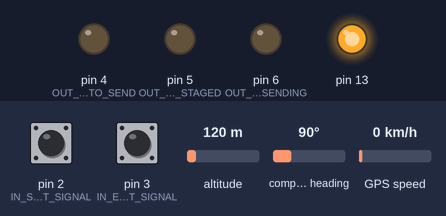
This sketch was run on a simulated Arduino Mega 2560, built with avr-gcc and run on an emulated ATmega2560. Parts: output pins drawn as LEDs (lit = HIGH). The inputs (shaded band) are chosen by the test bench; at power-on: pin 3 (IN_EXPOSURE_START_SIGNAL) HIGH, pin 2 (IN_SECOND_START_SIGNAL) HIGH, altitude 120 m, compass heading 90°, GPS speed 0 km/h. The GPS gets a fix after 3 s at 37.7749, -122.4194 with 8 satellites; what the sketch prints to the serial monitor is not drawn.

Above: at 1.2 s.
1.3 s: pin 3 (IN_EXPOSURE_START_SIGNAL) pulled LOW for 0.15 s
At 1.8 s:
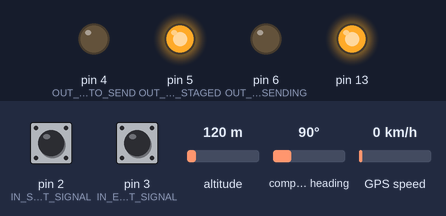
Timing chart, 0 to 4.3 s (numbered marks = the images above; inputs shaded):
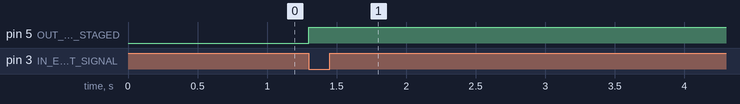

The sketch:

eclipse_gps_mega.ino
```cpp
/**
 * GPS Sketch for Eclipse experiment
 */

#include <Arduino.h>
#include <SPI.h>
#include <TinyGPS++.h>
#include "gps_config.h"
#include <eclipse_time.h>

#define TIME_STATE_READY 0
#define TIME_STATE_SET 1
#define TIME_STATE_STAGED 2
#define TIME_STATE_SENDING 3

volatile uint32_t second_base_in_millis = 0;

TinyGPSPlus gps;

static eclipse_time timestamps[8];

static volatile uint8_t serialzed_timestamp[sizeof(eclipse_time)];

volatile uint8_t newest_time_index = 7;
volatile uint8_t index_of_time_to_send = 0;
volatile uint8_t time_state = TIME_STATE_READY;
volatile uint8_t send_index = 0;

void setup() {
  pinMode(IN_SLAVE_SELECT_SS, INPUT);
  pinMode(IN_SPI_CLOCK_SCK, INPUT);
  pinMode(IN_MASTER_OUT_SLAVE_IN_MOSI, INPUT);
  pinMode(OUT_MASTER_IN_SLAVE_OUT_MISO, OUTPUT);


  // turn on SPI in slave mode
  SPCR |= bit (SPE);

  pinMode(IN_SECOND_START_SIGNAL, INPUT_PULLUP);
  pinMode(IN_EXPOSURE_START_SIGNAL, INPUT_PULLUP);
  pinMode(OUT_EXPOSURE_TIME_READY_TO_SEND, OUTPUT);
  pinMode(OUT_LED_EXPOSURE_TIME_STAGED, OUTPUT);
  pinMode(OUT_LED_EXPOSURE_TIME_SENDING, OUTPUT);
  pinMode(13, OUTPUT);

  digitalWrite(OUT_EXPOSURE_TIME_READY_TO_SEND, LOW);
  digitalWrite(OUT_LED_EXPOSURE_TIME_STAGED, LOW);
  digitalWrite(OUT_LED_EXPOSURE_TIME_SENDING, LOW);
  digitalWrite(13, HIGH);
  Serial.begin(HIGH_SPEED_BAUD);
  Serial1.begin(9600);
  while (!Serial){};
  Serial.println("Serial port 0 initialized");
  while (!Serial1) {}
  attachInterrupt(digitalPinToInterrupt(IN_SECOND_START_SIGNAL), record_second_turnover, RISING);
  attachInterrupt(digitalPinToInterrupt(IN_EXPOSURE_START_SIGNAL), record_exposure_start, FALLING);
}

void loop() {

  switch(time_state) {
    case TIME_STATE_READY:
      digitalWrite(OUT_LED_EXPOSURE_TIME_STAGED, LOW);
      digitalWrite(OUT_LED_EXPOSURE_TIME_SENDING, LOW);
      break;

    case TIME_STATE_SET:
      serialize_timestamp();
      break;

    case TIME_STATE_STAGED:
      digitalWrite(OUT_LED_EXPOSURE_TIME_STAGED, HIGH);
      break;

    case TIME_STATE_SENDING:
      digitalWrite(OUT_LED_EXPOSURE_TIME_SENDING, HIGH);
      break;
  }

  while (Serial1.available()) {
    if (gps.encode(Serial1.read()) && gps.time.isUpdated()) {
      process_new_data();
    }
  }
}

void serialize_timestamp() {
  send_index = 0;
  memcpy(serialzed_timestamp, timestamps + index_of_time_to_send, sizeof(eclipse_time));
  time_state = TIME_STATE_STAGED;
  digitalWrite(OUT_EXPOSURE_TIME_READY_TO_SEND, HIGH);
  digitalWrite(OUT_EXPOSURE_TIME_READY_TO_SEND, LOW);
  digitalWrite(OUT_LED_EXPOSURE_TIME_STAGED, HIGH);
}

void process_new_data() {
  if (gps.date.isValid() && gps.time.isValid()) {
    noInterrupts();
    uint32_t current_base_millis = second_base_in_millis;
    uint8_t index_of_time_to_set = newest_time_index;
    interrupts();
    index_of_time_to_set = (++index_of_time_to_set) & 0x7;
    timestamps[index_of_time_to_set].set(gps);
    timestamps[index_of_time_to_set].set_base_millis(current_base_millis);
    noInterrupts();
    newest_time_index = index_of_time_to_set;
    interrupts();

    Serial.print('[');
    Serial.print(index_of_time_to_set);
    Serial.print(']');
    Serial.print(timestamps[index_of_time_to_set].get_year(), DEC);
    print_dash();
    print_two_digit_dec(timestamps[index_of_time_to_set].get_month());
    print_dash();
    print_two_digit_dec(timestamps[index_of_time_to_set].get_day());
    Serial.print(' ');

    print_two_digit_dec(timestamps[index_of_time_to_set].get_hour());
    print_time_sep();
    print_two_digit_dec(timestamps[index_of_time_to_set].get_minute());
    print_time_sep();
    print_two_digit_dec(timestamps[index_of_time_to_set].get_second());
    Serial.print("--|");
    Serial.print(timestamps[index_of_time_to_set].get_base_millis());
    Serial.println("");
  } else {
    Serial.println("Waiting for valid date/time.");
  }
}

void print_dash() {
  Serial.print('-');
}

void print_time_sep() {
  Serial.print(':');
}

void print_two_digit_dec(uint8_t value) {
  if (value < 10) {
    Serial.print('0');
  }
  Serial.print(value, DEC);
}


// Interrupt routines

/**
 * Invoked when the GPS detects when a second turns over (i.e., when
 * the time changes from Nth second of the day to the N=1st second of
 * the day, e.g.). The function records the milliseconds since the
 * program starts.
 */
void record_second_turnover() {
  second_base_in_millis = millis();
}

/**
 * Records the time at which an exposure started.
 */
void record_exposure_start() {
  index_of_time_to_send = newest_time_index;
  timestamps[index_of_time_to_send].set_timestamp_millis(millis());
  time_state = TIME_STATE_SET;
}

// SPI interrupt routine
ISR (SPI_STC_vect) {
  if (send_index < sizeof(eclipse_time)) {
     SPDR = serialzed_timestamp[send_index++];
     if (send_index == sizeof(eclipse_time)) {
       time_state = TIME_STATE_READY;
     }
  } else {
     SPDR = 0xFF;
  }
}
```

gps_config.h
```cpp
#ifndef __GPS_CONFIG_H__
#define __GPS_CONFIG_H__

#define HIGH_SPEED_BAUD 115200
#define GPS_DEFAULT_BAUD 9600

#define IN_SECOND_START_SIGNAL 2
#define IN_EXPOSURE_START_SIGNAL 3
#define OUT_EXPOSURE_TIME_READY_TO_SEND 4
#define OUT_LED_EXPOSURE_TIME_STAGED 5
#define OUT_LED_EXPOSURE_TIME_SENDING 6

#define IN_SLAVE_SELECT_SS 53
#define IN_SPI_CLOCK_SCK 52
#define IN_MASTER_OUT_SLAVE_IN_MOSI 51
#define OUT_MASTER_IN_SLAVE_OUT_MISO 50

#endif // __GPS_CONFIG_H__
```

Measured:
- after the input at 1.3 s, pin 5 (OUT_LED_EXPOSURE_TIME_STAGED): LOW → HIGH at once
